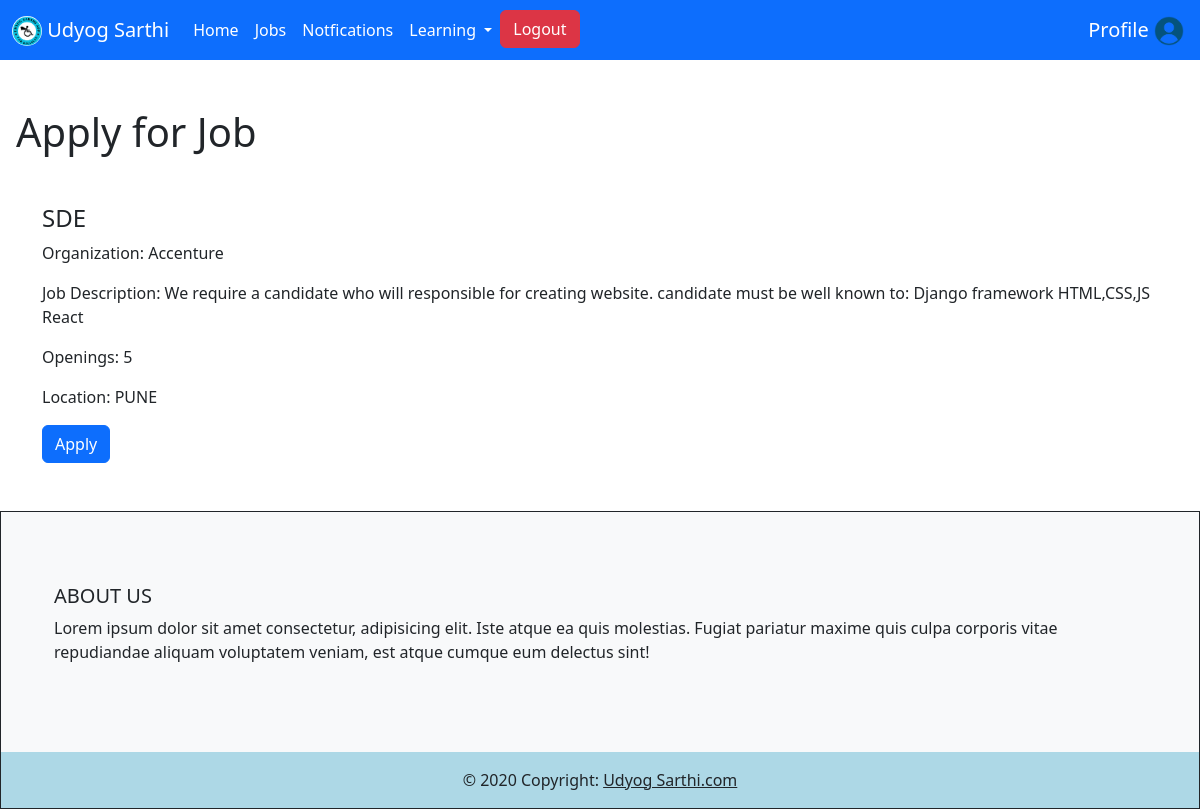
The page /jobs/apply/1/ (signed in) on the database its author committed.
### UdyogSaarthi/models.py (models this page shows, shortened)
class jobs(models.Model):
    ORGANIZATION_CHOICES = (
        ( 'Private','Private'),
        ( 'Government','Government'),
        ( 'PSU','PSU'),
    )
    organization_name=models.CharField(max_length=100)
    organization_type =  models.CharField(max_length=10, choices=ORGANIZATION_CHOICES)
    job_title=models.CharField(max_length=100)
    job_description = models.TextField(max_length=500)
    openings = models.IntegerField()
    location = models.CharField(max_length=100)

### UdyogSaarthi/views.py (the view)
# urls.py: path('jobs/apply/<int:job_id>/', apply_job, name='apply_job'),
@login_required(login_url="candidate_login")
def apply_job(request, job_id):
    job = jobs.objects.get(id=job_id)
    application = None
    if request.method == 'POST':
        application = Application.objects.create(candidate=request.user, job=job)
        application.save()
        return redirect('jobs_page')
    return render(request, 'apply_job.html', {'job': job})

### UdyogSaarthi/templates/apply_job.html (shortened to what this page needs)
{% load static %}
<!DOCTYPE html>
<html lang="en">
<head>
    {% load bootstrap5 %}
    {% bootstrap_css %}
    <link rel="stylesheet" href="node_modules/bootstrap/dist/css/bootstrap.css">
</head>
<body>
    <header>
        <nav class="navbar navbar-expand-lg navbar-dark bg-primary " style="height: 60px;">
            <div class="container-fluid">
                <a class="navbar-brand" href="#">
                    <img src="{% static 'assets/logo.png' %}" alt="Logo" width="30" height="30" style="border-radius: 50%;" class="d-inline-block align-text-top ">
                    Udyog Sarthi
                  </a>
              <div class="collapse navbar-collapse" id="navbarSupportedContent">
                <ul class="navbar-nav me-auto mb-2 mb-lg-0">
                  <li class="nav-item">
                     {% if user.is_authenticated %}
                     <a href="{% url 'candidate_home' %}" class="nav-link active" aria-current="page" href="#">Home</a>
                     {% else %}
                    <a href="{% url 'index' %}" class="nav-link active" aria-current="page" href="#">Home</a>
                    {% endif %}
                  </li>
                  <li class="nav-item">
                    <a href="{% url 'jobs_page' %}" class="nav-link active"  aria-current="page" href="#">Jobs</a>
                  </li>
                  <li class="nav-item">
                    <a class="nav-link active" aria-current="page" href="#">Notfications</a>
                  </li>
                  <li class="nav-item dropdown">
                    <a class="nav-link dropdown-toggle active" href="#" role="button" data-bs-toggle="dropdown" aria-expanded="false">
                      Learning
                    </a>
                    <div class="d-flex align-items-end">
                        {% if user.is_authenticated %}
                    <li >
                        <a href="{% url 'logout_page' %}">
                             <button type="button" name="logout_page" class="btn btn-danger ms-auto mx-3" style="outline: none;">Logout</button>
                        </a>
                    </li>
        {% endif %}
                    </div>
                </div>
                {% if user.is_authenticated %}
                <a class="navbar-brand" href="#">
                    Profile
                    <img src="{% static 'assets/profile.png'%}" alt="Logo" width="30" height="30" style="border-radius: 50%;" class="d-inline-block align-text-top ">
                  </a>
                  {% endif %}
              </div>
          </nav>
    </header>
    <main>
        <h1 class="my-5 mx-3">Apply for Job</h1>
        <div class="container">
            <form method="post">
                <h4>{{ job.job_title }}</h4>
                <p>Organization: {{ job.organization_name }}</p>
                <p>Job Description: {{ job.job_description }}</p>
                <p>Openings: {{ job.openings }}</p>
                <p>Location: {{ job.location }}</p>
                <button type="submit" class="btn btn-primary">Apply</button>
            </form>
        </div>
    </main>
        <footer class="bg-light text-center border border-1px border-dark mt-5 text-lg-start ">
        <div class="container p-4 my-5">
          <div class="row">
              <h5 class="text-uppercase">About us</h5>
              <p>
                Lorem ipsum dolor sit amet consectetur, adipisicing elit. Iste atque ea quis
                molestias. Fugiat pariatur maxime quis culpa corporis vitae repudiandae
                aliquam voluptatem veniam, est atque cumque eum delectus sint!
              </p>
          </div>
        </div>
        <div class="text-center p-3" style="background-color: lightblue;">
          © 2020 Copyright:
          <a class="text-dark" href="https://mdbootstrap.com/">Udyog Sarthi.com</a>
        </div>
      </footer>
</body>
</html>

### rows shown on the page
jobs: job_title "SDE", organization_name "Accenture", job_description "We require a candidate who will responsible for creating website. candidate must be well known to: Django framework HTML,CSS,JS React", openings "5", location "PUNE"
